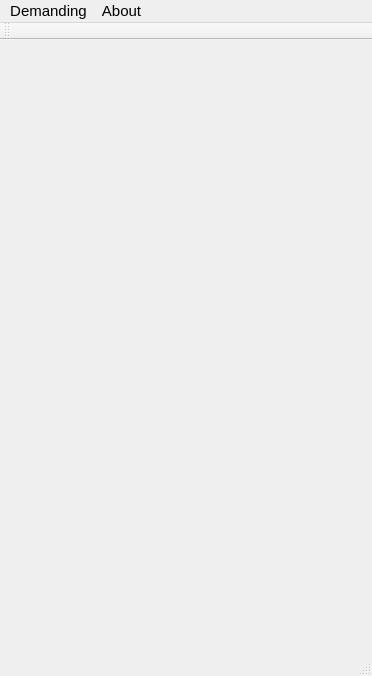
<?xml version="1.0" encoding="UTF-8"?>
<ui version="4.0">
 <class>Winmine</class>
 <widget class="QMainWindow" name="Winmine">
  <property name="geometry">
   <rect>
    <x>0</x>
    <y>0</y>
    <width>372</width>
    <height>676</height>
   </rect>
  </property>
  <property name="sizePolicy">
   <sizepolicy hsizetype="Ignored" vsizetype="Ignored">
    <horstretch>0</horstretch>
    <verstretch>0</verstretch>
   </sizepolicy>
  </property>
  <property name="maximumSize">
   <size>
    <width>16777215</width>
    <height>16777215</height>
   </size>
  </property>
  <property name="sizeIncrement">
   <size>
    <width>5</width>
    <height>5</height>
   </size>
  </property>
  <property name="font">
   <font>
    <pointsize>11</pointsize>
   </font>
  </property>
  <property name="windowTitle">
   <string>Winmine</string>
  </property>
  <widget class="QWidget" name="centralWidget"/>
  <widget class="QMenuBar" name="menuBar">
   <property name="geometry">
    <rect>
     <x>0</x>
     <y>0</y>
     <width>372</width>
     <height>17</height>
    </rect>
   </property>
   <widget class="QMenu" name="menuDemanding">
    <property name="title">
     <string>Demanding</string>
    </property>
    <addaction name="actionEasy"/>
    <addaction name="actionMiddle"/>
    <addaction name="actionHard"/>
    <addaction name="actionCustomize"/>
   </widget>
   <widget class="QMenu" name="menuAbout">
    <property name="title">
     <string>About</string>
    </property>
    <addaction name="action_Instruction"/>
   </widget>
   <addaction name="menuDemanding"/>
   <addaction name="menuAbout"/>
  </widget>
  <widget class="QToolBar" name="mainToolBar">
   <attribute name="toolBarArea">
    <enum>TopToolBarArea</enum>
   </attribute>
   <attribute name="toolBarBreak">
    <bool>false</bool>
   </attribute>
  </widget>
  <widget class="QStatusBar" name="statusBar"/>
  <action name="actionEasy">
   <property name="text">
    <string>Easy</string>
   </property>
  </action>
  <action name="actionMiddle">
   <property name="text">
    <string>Middle</string>
   </property>
  </action>
  <action name="actionHard">
   <property name="text">
    <string>Hard</string>
   </property>
  </action>
  <action name="actionCustomize">
   <property name="text">
    <string>Customize</string>
   </property>
  </action>
  <action name="action_Instruction">
   <property name="text">
    <string> Instruction</string>
   </property>
  </action>
 </widget>
 <layoutdefault spacing="6" margin="11"/>
 <resources/>
 <connections/>
</ui>
